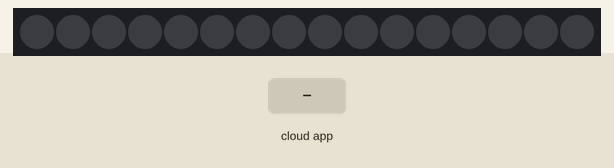
Bench run of a sketch on a simulated ESP8266 (NodeMCU). Parts: 16 RGB LEDs in strip order, left to right. The test bench sets the inputs (shaded band). WiFi joins after 1.5 s; servers stay silent unless stated; no MQTT or app messages arrive unless stated; what the sketch prints to the serial monitor is not drawn.

Above: at 2.7 s.
2.8 s: the phone or cloud app sets onoff to 0
At 4.4 s:
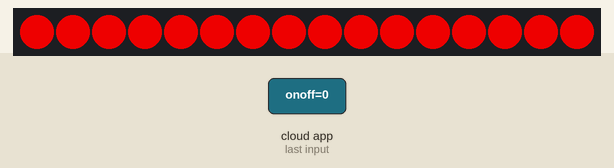
4.9 s: the phone or cloud app sets onoff to 1
At 6.7 s:
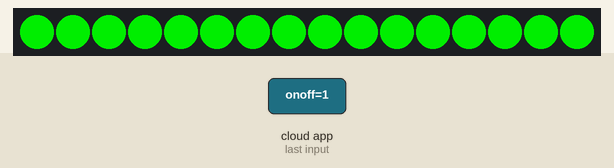
7.0 s: the phone or cloud app sets onoff to 0
At 8.4 s:
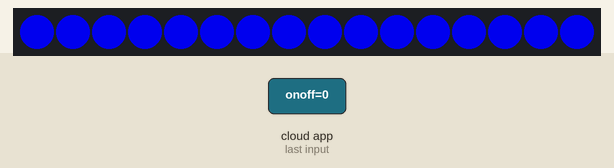
9.1 s: the phone or cloud app sets onoff to 1
At 9.34 s:
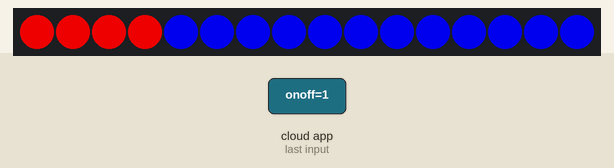
Timing chart, 0 to 12.1 s (numbered marks = the images above; inputs shaded):
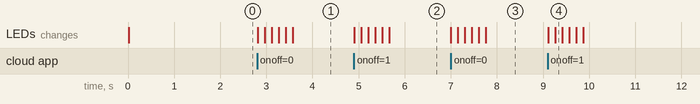

The sketch:

Neopixel_mqtt_esp8266.ino
```cpp
#include <ESP8266WiFi.h>
#include "Adafruit_MQTT.h"
#include "Adafruit_MQTT_Client.h"

#include <Adafruit_NeoPixel.h>

// Which pin on the Arduino is connected to the NeoPixels?
// On a Trinket or Gemma we suggest changing this to 1:
#define LED_PIN    D1

// How many NeoPixels are attached to the Arduino?
#define LED_COUNT 16

/************************* WiFi Access Point *********************************/

#define WLAN_SSID       "NETGEAR24"
#define WLAN_PASS       "heavylotus676"

/************************* Adafruit.io Setup *********************************/

#define AIO_SERVER      "io.adafruit.com"
#define AIO_SERVERPORT  1883                   // use 8883 for SSL
#define AIO_USERNAME    "earp123"
#define AIO_KEY         "ab3415b9334c4e589e0e3b86dfb09f50"

/************ Global State (you don't need to change this!) ******************/

// Create an ESP8266 WiFiClient class to connect to the MQTT server.
WiFiClient client;
// or... use WiFiClientSecure for SSL
//WiFiClientSecure client;

// Setup the MQTT client class by passing in the WiFi client and MQTT server and login details.
Adafruit_MQTT_Client mqtt(&client, AIO_SERVER, AIO_SERVERPORT, AIO_USERNAME, AIO_KEY);

// Declare our NeoPixel strip object:
Adafruit_NeoPixel strip(LED_COUNT, LED_PIN, NEO_GRB + NEO_KHZ800);

/****************************** Feeds ***************************************/

// Setup a feed called 'onoff' for subscribing to changes.
Adafruit_MQTT_Subscribe onoffbutton = Adafruit_MQTT_Subscribe(&mqtt, AIO_USERNAME "/feeds/onoff");

/*************************** Sketch Code ************************************/

int cc = 0;

// Bug workaround for Arduino 1.6.6, it seems to need a function declaration
// for some reason (only affects ESP8266, likely an arduino-builder bug).
void MQTT_connect();

void setup() {
  Serial.begin(115200);
  delay(10);

  strip.begin();           // INITIALIZE NeoPixel strip object (REQUIRED)
  strip.show();            // Turn OFF all pixels ASAP
  strip.setBrightness(200); // Set BRIGHTNESS to about 1/5 (max = 255)

  Serial.println(F("Adafruit MQTT demo"));

  // Connect to WiFi access point.
  Serial.println(); Serial.println();
  Serial.print("Connecting to ");
  Serial.println(WLAN_SSID);

  WiFi.begin(WLAN_SSID, WLAN_PASS);
  while (WiFi.status() != WL_CONNECTED) {
    delay(500);
    Serial.print(".");
  }
  Serial.println();

  Serial.println("WiFi connected");
  Serial.println("IP address: "); Serial.println(WiFi.localIP());

  // Setup MQTT subscription for onoff feed.
  mqtt.subscribe(&onoffbutton);
}

uint32_t x=0;

void loop() {
  // Ensure the connection to the MQTT server is alive (this will make the first
  // connection and automatically reconnect when disconnected).  See the MQTT_connect
  // function definition further below.
  MQTT_connect();

  // this is our 'wait for incoming subscription packets' busy subloop
  // try to spend your time here

  Adafruit_MQTT_Subscribe *subscription;
  while ((subscription = mqtt.readSubscription(1000))) {
    if (subscription == &onoffbutton) {
      Serial.print(F("Got: "));
      Serial.println((char *)onoffbutton.lastread);
      cc++;
      if (cc == 1)      colorWipe(strip.Color(255,   0,   0), 50); // Red
      else if (cc == 2) colorWipe(strip.Color(  0, 255,   0), 50); // Green
      else if (cc == 3) {colorWipe(strip.Color(  0, 0,   255), 50); cc = 0;} // Green
    }
  }


  // ping the server to keep the mqtt connection alive
  // NOT required if you are publishing once every KEEPALIVE seconds

  if(! mqtt.ping()) {
    mqtt.disconnect();
  }

}

// Function to connect and reconnect as necessary to the MQTT server.
// Should be called in the loop function and it will take care if connecting.
void MQTT_connect() {
  int8_t ret;

  // Stop if already connected.
  if (mqtt.connected()) {
    return;
  }

  Serial.print("Connecting to MQTT... ");

  uint8_t retries = 3;
  while ((ret = mqtt.connect()) != 0) { // connect will return 0 for connected
       Serial.println(mqtt.connectErrorString(ret));
       Serial.println("Retrying MQTT connection in 5 seconds...");
       mqtt.disconnect();
       delay(5000);  // wait 5 seconds
       retries--;
       if (retries == 0) {
         // basically die and wait for WDT to reset me
         while (1);
       }
  }
  Serial.println("MQTT Connected!");
}

// Fill strip pixels one after another with a color. Strip is NOT cleared
// first; anything there will be covered pixel by pixel. Pass in color
// (as a single 'packed' 32-bit value, which you can get by calling
// strip.Color(red, green, blue) as shown in the loop() function above),
// and a delay time (in milliseconds) between pixels.
void colorWipe(uint32_t color, int wait) {
  for(int i=0; i<strip.numPixels(); i++) { // For each pixel in strip...
    strip.setPixelColor(i, color);         //  Set pixel's color (in RAM)
    strip.show();                          //  Update strip to match
    delay(wait);                           //  Pause for a moment
  }
}
```

Measured:
- after the input at 2.8 s, the LEDs: first change at once (image 1 shows a later state)
- after the input at 4.9 s, the LEDs: first change at once (image 2 shows a later state)
- after the input at 7.0 s, the LEDs: first change at once (image 3 shows a later state)
- after the input at 9.1 s, the LEDs: first change at once (image 4 shows a later state)
